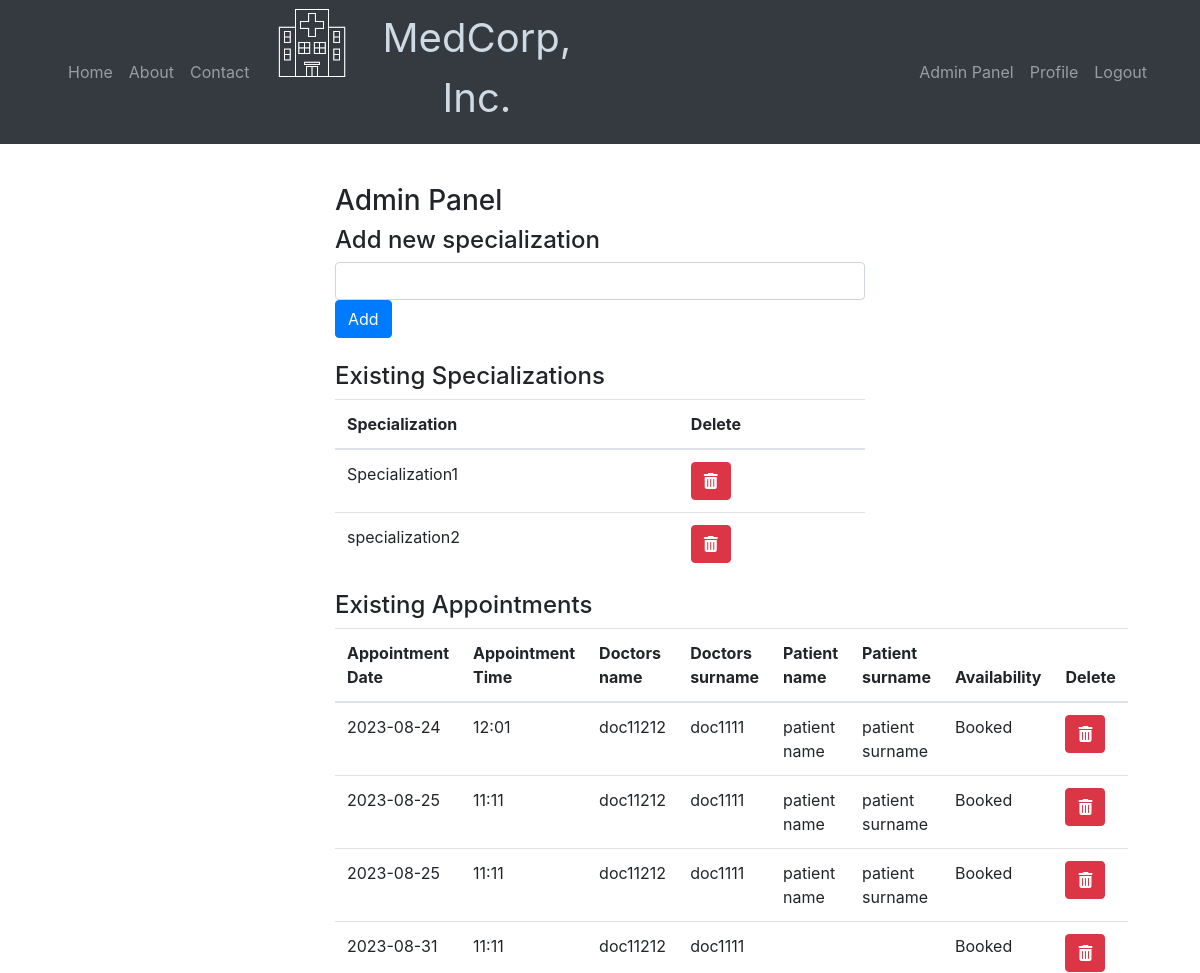
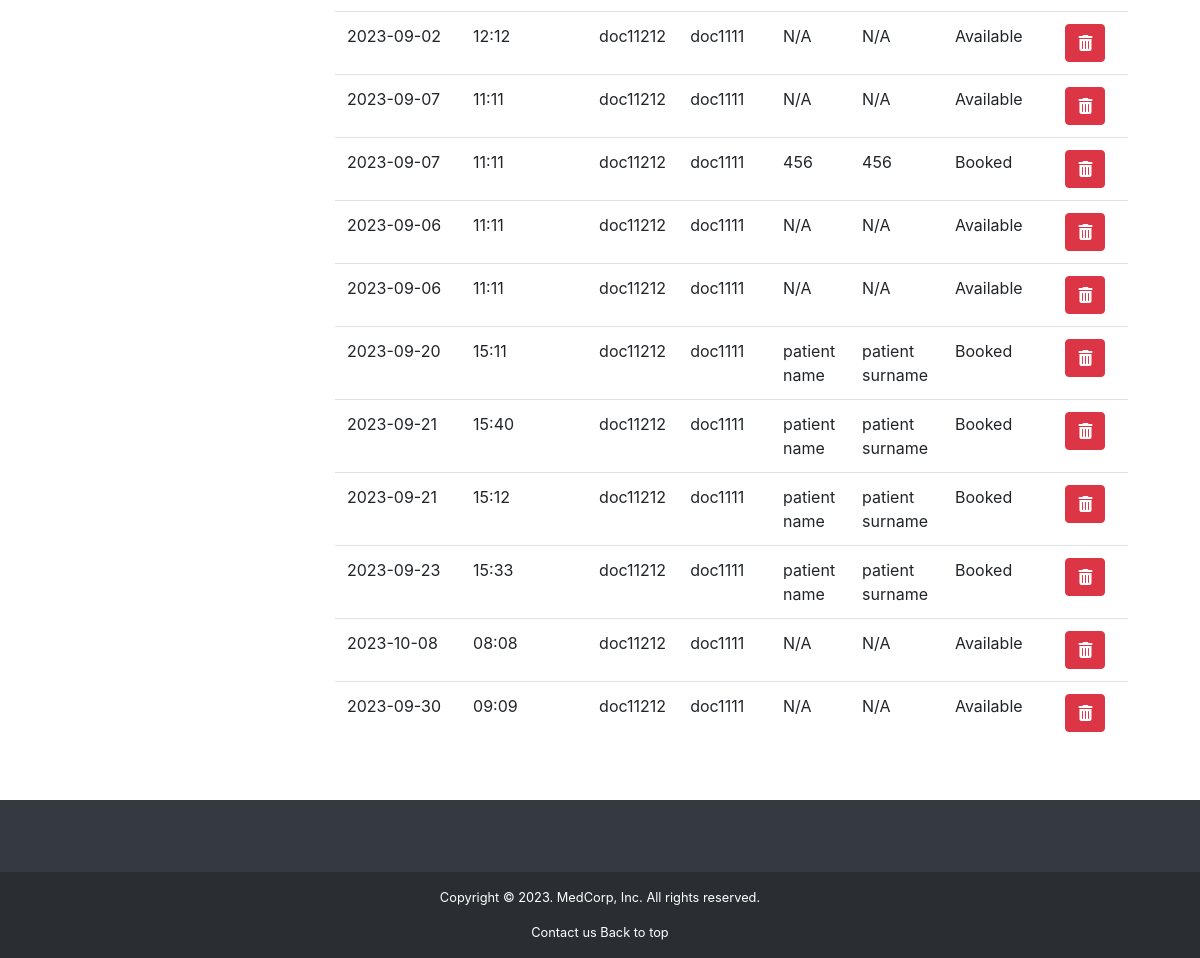
The page /adminpanel/content (signed in) on the database its author committed (2 pictures, top to bottom).
### library/db/models.py (models this page shows, shortened)
class Specializations(db.Model):
    __tablename__ = 'specializations'
    _id = db.Column(db.Integer, primary_key=True)
    specialization = db.Column(db.String(500), nullable=False)

class Appointment(db.Model):
    __tablename__ = 'appointment'
    app_id = db.Column(db.Integer, primary_key=True, autoincrement=True)
    app_date = db.Column(db.Text, nullable=False)
    app_time = db.Column(db.Text, nullable=False)
    availability = db.Column(db.Boolean, nullable=False, default=True)
    patient_id = db.Column(db.Integer, db.ForeignKey("profile._id"))
    doctor_id = db.Column(db.Integer)
    createdDate = db.Column(db.DateTime,
                            default=datetime.utcnow, nullable=False)
    recommendations = db.Column(db.Text)
    profile = db.relationship("Profile", uselist=False)

class Profile(db.Model):
    __tablename__ = 'profile'
    _id = db.Column(db.Integer, primary_key=True, autoincrement=True)
    name = db.Column(db.String(100), unique=False)
    surname = db.Column(db.String(100), unique=False)
    birthdate = db.Column(db.DateTime, unique=False)
    gender = db.Column(db.String(10))
    email = db.Column(db.String(100), unique=True)
    telephone = db.Column(db.Integer, unique=False)
    insurance = db.Column(db.Boolean)
    userid = db.Column(db.Integer, db.ForeignKey("user._id"), nullable=False, unique=True)
    createdDate = db.Column(db.DateTime,
                            default=datetime.utcnow, nullable=False)
    user = db.relationship("User", uselist=False, cascade="delete")

### library/routes/admin.py (the view, shortened to what this page needs)
@admin.route("/adminpanel/content", methods=["GET", "POST"])
@login_required
def content():
    if not current_user.isAdmin:
        abort(403)
    form = AddSpecialization()
    specializations = Specializations.query.all()
    appointments = Appointment.query.all()
    appointment = Appointment.query.first()
    if appointment.doctor_id:
        doctor_profile = Profile.query.filter_by(
            userid=appointment.doctor_id).first()
    else:
        doctor_profile = None
    display = Appointment.query.filter_by(
        patient_id=current_user._id).all()
    display_doctor = []
    return render_template("admin/content.html", form=form,
                           specializations=specializations,
                           appointments=appointments, doctor_profile=doctor_profile)

### library/db/forms.py
class AddSpecialization(FlaskForm):
    specialization = StringField("Specialization", validators=[DataRequired()])
    submit = SubmitField("Add")

### library/templates/admin/content.html (shortened to what this page needs)
{% extends 'layout.html' %}
{% block main_content %}
<h3> Admin Panel </h3>
{% if current_user.isAdmin %}
<h4> Add new specialization </h4>
<form method="POST">
    {{ form.specialization(class="form-control") }}
    {{ form.submit(class="btn btn-primary") }}
</form>
<br>
<h4> Existing Specializations </h4>
<table class="table">
    <thead>
        <tr>
            <th> Specialization </th>
            <th> Delete </th>
        </tr>
    </thead>
    <tbody>
        {% for spec in specializations %}
        <tr>
            <td> {{ spec.specialization }} </td>
            <td> <a href="{{ url_for('admin.delete_spec', spec_id=spec._id) }}" class="btn btn-danger"><i
                        class="fas fa-trash-alt"></i></a> </td>
        </tr>
        {% endfor %}
    </tbody>
</table>
<h4> Existing Appointments </h4>
<table class="table">
    <thead>
        <tr>
            <th> Appointment Date</th>
            <th> Appointment Time</th>
            <th> Doctors name</th>
            <th> Doctors surname</th>
            <th> Patient name </th>
            <th> Patient surname</th>
            <th> Availability</th>
            <th> Delete </th>
        </tr>
    </thead>
    <tbody>
        {% for app in appointments %}
        <tr>
            <td> {{ app.app_date }} </td>
            <td> {{ app.app_time }} </td>
            {% if doctor_profile %}
            <td>{{ doctor_profile.name }}</td>
            <td>{{ doctor_profile.surname }}</td>
            {% else %}
            <td>N/A</td>
            <td>N/A</td>
            {% endif %}
            {% if app.patient_id %}
            <td>{{ app.profile.name }}</td>
            <td>{{ app.profile.surname }}</td>
            {% else %}
            <td>N/A</td>
            <td>N/A</td>
            {% endif %}
            <td>{{ "Available" if app.availability else "Booked" }}</td>
            <td> <a href="{{ url_for('pages.delete_app', app_id=app.app_id) }}" class="btn btn-danger"><i class="fas fa-trash-alt"></i></a> </td>
        </tr>
        {% endfor %}
    </tbody>
</table>
{% else %}
<p>You do not have permission to access the Admin Panel.</p>
{% endif %}
{% endblock %}

### library/static/css/main.css (style rules this page uses)
*, *::before, *::after { box-sizing: border-box; margin: 0; padding: 0; }
html, body { height: 100%; width: 100%; margin: 0; display: table; }

### rows shown on the page
Specializations: specialization "Specialization1"
Specializations: specialization "specialization2"
Appointment: app_date "2023-08-24", app_time "12:01", profile.name "patient name", profile.surname "patient surname", availability "Booked"
Profile: name "doc11212", surname "doc1111"
Appointment: app_date "2023-08-25", app_time "11:11", profile.name "patient name", profile.surname "patient surname", availability "Booked"
Appointment: app_date "2023-08-25", app_time "11:11", profile.name "patient name", profile.surname "patient surname", availability "Booked"
Appointment: app_date "2023-08-31", app_time "11:11", availability "Booked"
Appointment: app_date "2023-09-02", app_time "12:12", shows "N/A", availability "Available"
Appointment: app_date "2023-09-07", app_time "11:11", shows "N/A", availability "Available"
Appointment: app_date "2023-09-07", app_time "11:11", profile.name "456", profile.surname "456", availability "Booked"
Appointment: app_date "2023-09-06", app_time "11:11", shows "N/A", availability "Available"
Appointment: app_date "2023-09-06", app_time "11:11", shows "N/A", availability "Available"
Appointment: app_date "2023-09-20", app_time "15:11", profile.name "patient name", profile.surname "patient surname", availability "Booked"
Appointment: app_date "2023-09-21", app_time "15:40", profile.name "patient name", profile.surname "patient surname", availability "Booked"
Appointment: app_date "2023-09-21", app_time "15:12", profile.name "patient name", profile.surname "patient surname", availability "Booked"
Appointment: app_date "2023-09-23", app_time "15:33", profile.name "patient name", profile.surname "patient surname", availability "Booked"
Appointment: app_date "2023-10-08", app_time "08:08", shows "N/A", availability "Available"
Appointment: app_date "2023-09-30", app_time "09:09", shows "N/A", availability "Available"
